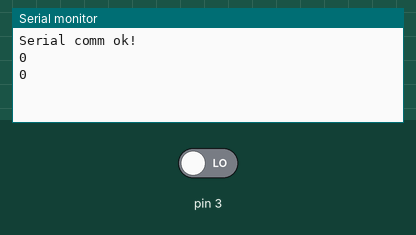
A sketch run on a simulated Arduino Uno, built with avr-gcc and run on an emulated ATmega328P. Shown: the last lines printed to the serial monitor. The test bench sets the inputs (shaded band); at power-on: pin 3 LOW.

Above: at 1.2 s.
1.3 s: pin 3 driven HIGH
At 2.6 s:
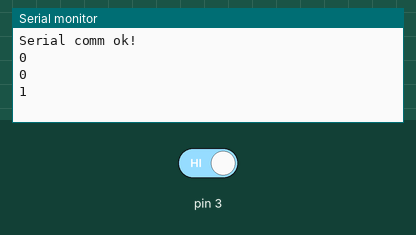
2.8 s: pin 3 driven LOW
At 3.5 s:
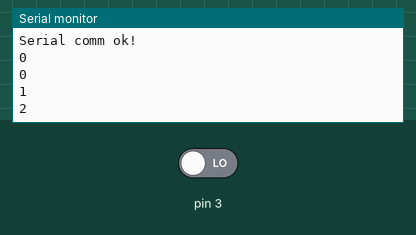
Timing chart, 0 to 5.8 s (numbered marks = the images above; inputs shaded):
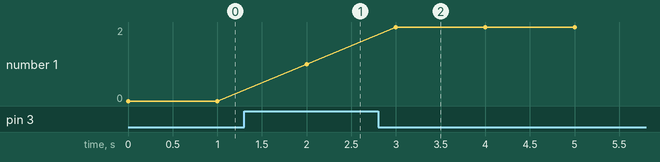

The sketch:

testPhotointerrupt.ino
```cpp
volatile int x;

void speedencint()//attach change photointerrupt here (Wrapper function for my class)
{
  x++;
}

void setup() {
   Serial.begin(115200);
  Serial.println(F("Serial comm ok!"));
  // put your setup code here, to run once:
  pinMode (3, INPUT) ;
  attachInterrupt(digitalPinToInterrupt(3), speedencint, CHANGE);
}

void loop() {
  // put your main code here, to run repeatedly:
 Serial.println(x);
 delay(1000);
}
```

Measured:
- after the input at 1.3 s, the serial monitor: prints a new line after 0.70 s (image 1)
- after the input at 2.8 s, the serial monitor: prints a new line after 0.20 s (image 2)
- plotted number 1: 0 → 1 after the input at 1.3 s, 1 → 2 after the input at 2.8 s
